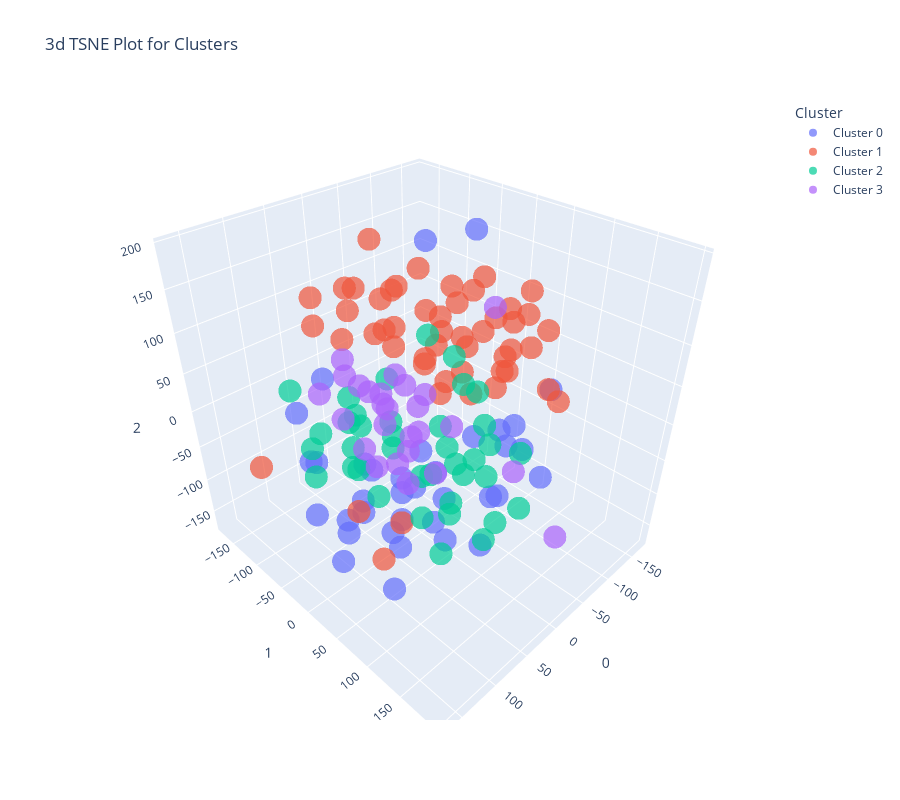

Notebook cell for this chart:
### Code cell
# plot a model
plot_model(h_clust,'tsne')
